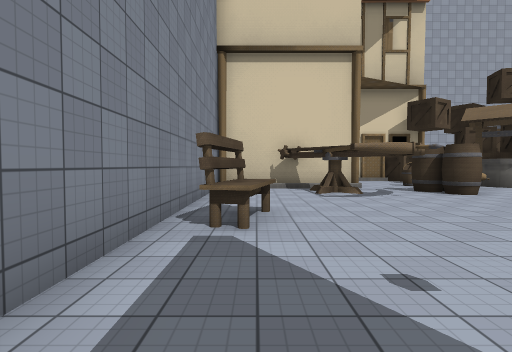
View 1 (above)

22 first-person views from a walk through a Unity game level. The camera is 1.5 m above the floor, tilts 2° down and sees 80° across. The floor is counted in squares, 2 m on a side. Each view is taken from the middle of a square. On the plan, view 1 faces up. The plan holds only what a view shows up to about 10 squares ahead; the rest is blank. The place goes on beyond the plan. The player is left out. Some animated figures are not drawn. Some surface patterns are stand-ins.

View 2
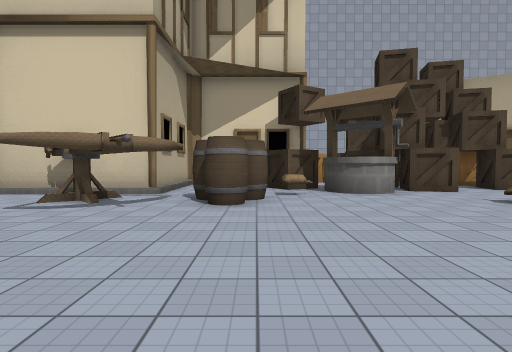

View 3
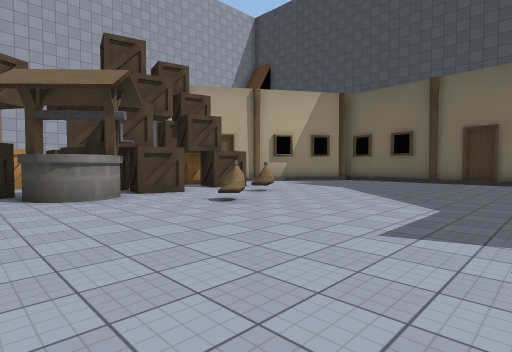

View 4
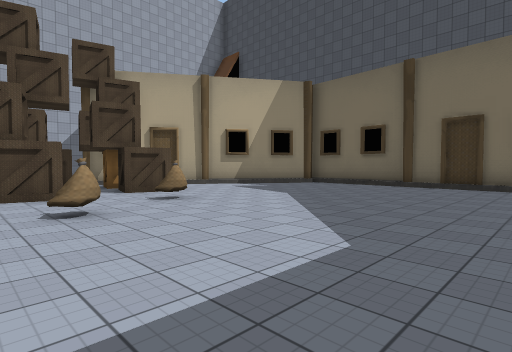

View 5
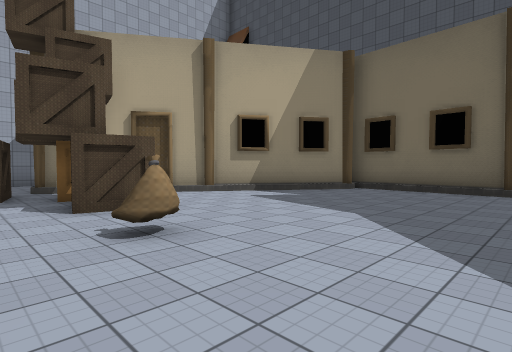

View 6
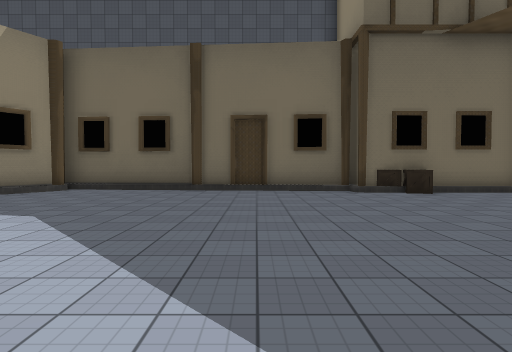

View 7
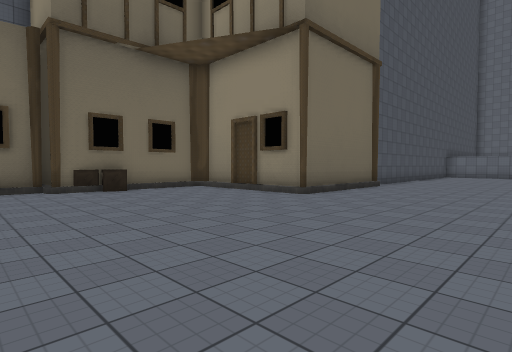

View 8
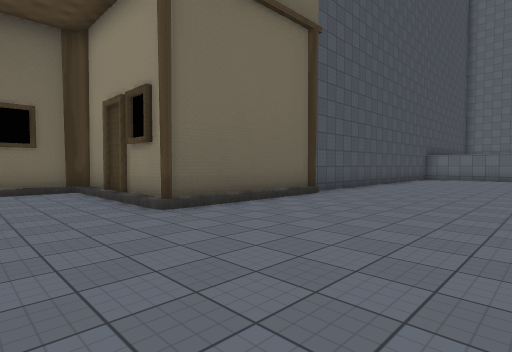

View 9
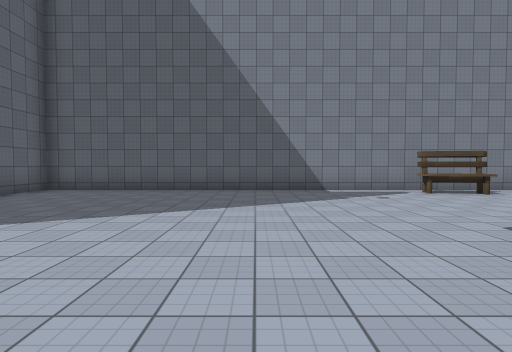

View 10
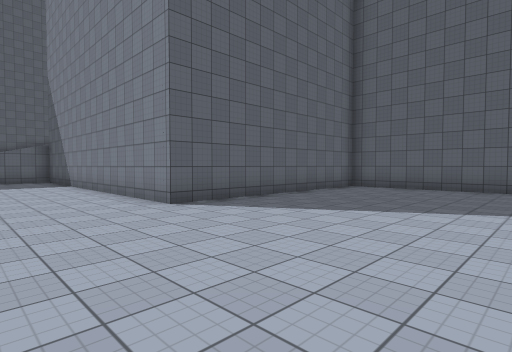

View 11
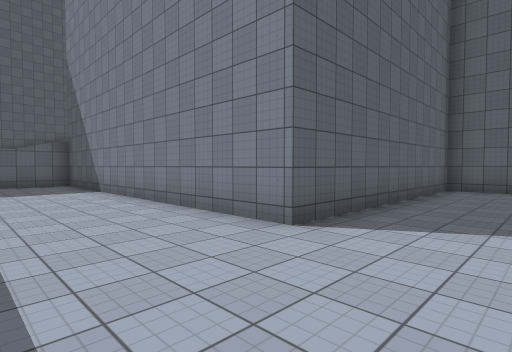

View 12
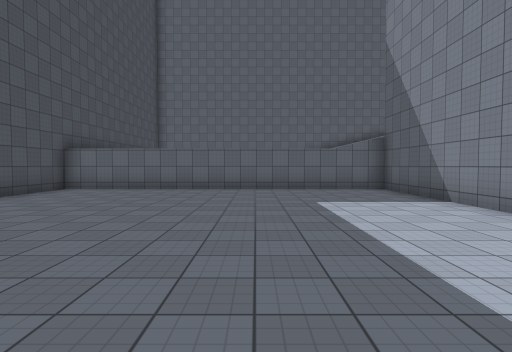

View 13
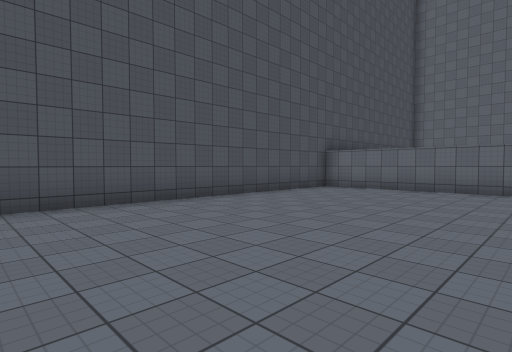

View 14
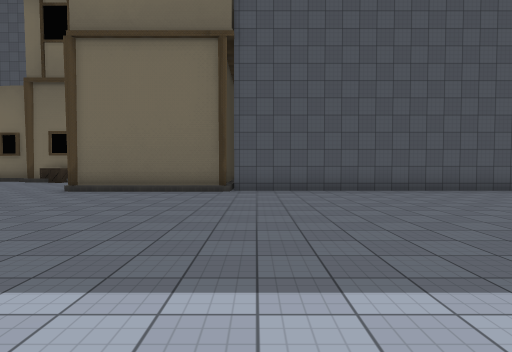

View 15
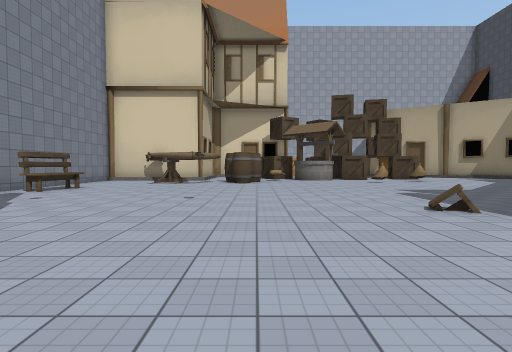

View 16
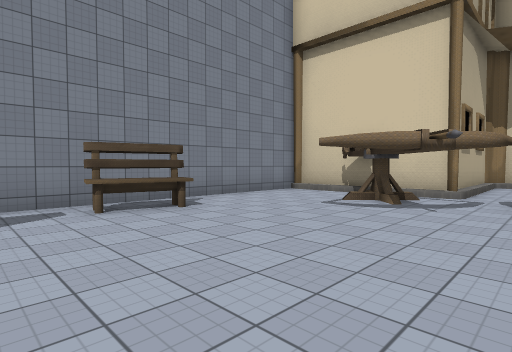

View 17
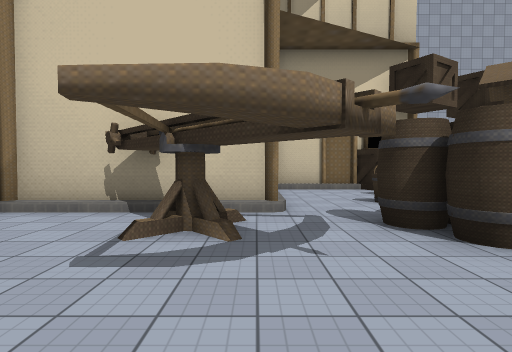

View 18
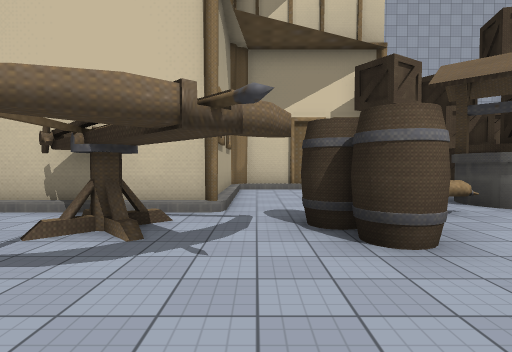

View 19
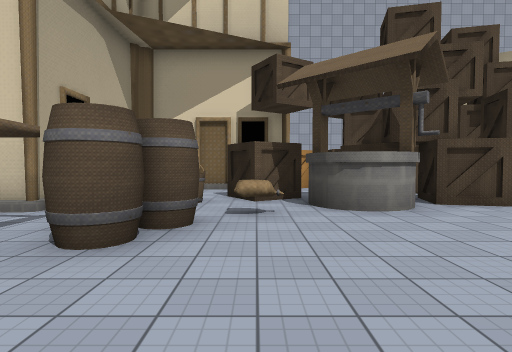

View 20
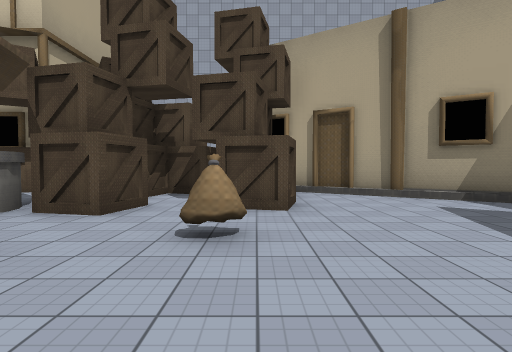

View 21
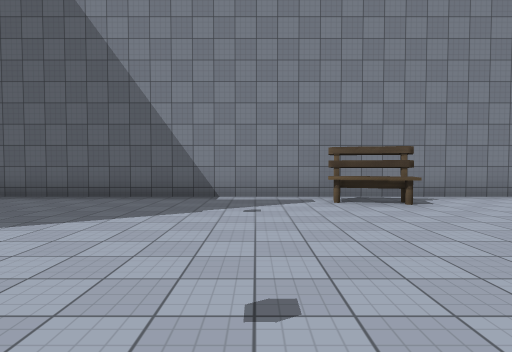

View 22
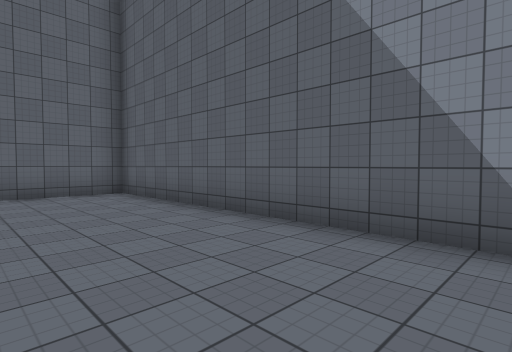

### Floor plan
Key: @ floor where view 1 was taken; # wall or solid block; x gap in a wall; . main floor; : floor 0.25 m higher than the main floor; / step, stairs or slope; O other object.
Columns run from 2 left of view 1 to 22 right of it. Each row starts with its distance up from view 1.
 16          OOOOO
 15      ####OOOOOOO ###
 14      #...O  OOO.OO.##
 13      #...  OOO..OO..###
 12      #...OOOOOO.O.....##
 11      #..OOO:OO..O......##
 10 ######...O.O............#
  9 #...x..OO.......O.......#
  8 #...#..OO....O........./#
  7 #....................../#
  6 #....................../#
  5 #.O..................../#
  4 #.O..................../#
  3 #......................##
  2 #......................##
  1 #.....................O
  0 #.@........O...........#
 -1 #......................#
 -2 #........... ..........#
 -3 #........... .....######
 -4 #........... .....#
 -5 #.................#
 -6 #.................#
 -7 #.................#
 -8   #######.........#
 -9         #.........#
-10         #.........#
-11         #.........#
-12         #.........#
-13         #.........#
-14         #.........#
-15         #.........#
-16         #.........#
-17         #.........#
-18         ###########

Where each view was taken, in squares from view 1:
view 1: 0 up, 0 right, facing up
view 2: 2 up, 6 right, facing up
view 3: 3 up, 7 right, facing up-right
view 4: 3 up, 10 right, facing up-right
view 5: 6 up, 12 right, facing up-right
view 6: 5 up, 12 right, facing right
view 7: 4 up, 11 right, facing down-right
view 8: 0 up, 11 right, facing down-right
view 9: 1 down, 8 right, facing left
view 10: 2 down, 9 right, facing down-left
view 11: 5 down, 9 right, facing down-left
view 12: 8 down, 10 right, facing down
view 13: 8 down, 10 right, facing down-right
view 14: 8 down, 7 right, facing right
view 15: 5 down, 6 right, facing up
view 16: 2 up, 5 right, facing up-left
view 17: 5 up, 3 right, facing up
view 18: 5 up, 4 right, facing up
view 19: 5 up, 7 right, facing up
view 20: 6 up, 14 right, facing up
view 21: 2 up, 6 right, facing left
view 22: 1 up, 2 right, facing down-left
